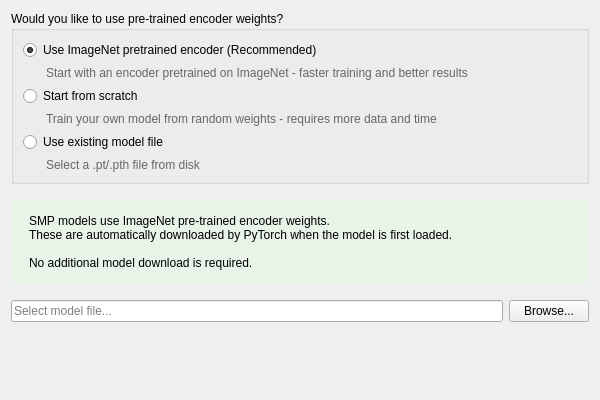
<?xml version="1.0" encoding="UTF-8"?>
<ui version="4.0">
 <class>PretrainedModelPage_SMP</class>
 <widget class="QWizardPage" name="PretrainedModelPage_SMP">
  <property name="geometry">
   <rect>
    <x>0</x>
    <y>0</y>
    <width>600</width>
    <height>400</height>
   </rect>
  </property>
  <property name="title">
   <string>Pre-trained Model Selection</string>
  </property>
  <property name="subTitle">
   <string>Choose how to initialize your SMP model weights.</string>
  </property>
  <layout class="QVBoxLayout" name="mainLayout">
   <property name="spacing">
    <number>15</number>
   </property>
   <item>
    <widget class="QGroupBox" name="modeGroupBox">
     <property name="title">
      <string>Would you like to use pre-trained encoder weights?</string>
     </property>
     <layout class="QVBoxLayout" name="modeLayout">
      <item>
       <widget class="QRadioButton" name="pretrainedRadio">
        <property name="text">
         <string>Use ImageNet pretrained encoder (Recommended)</string>
        </property>
        <property name="checked">
         <bool>true</bool>
        </property>
       </widget>
      </item>
      <item>
       <widget class="QLabel" name="pretrainedDescription">
        <property name="styleSheet">
         <string notr="true">color: #666; margin-left: 20px;</string>
        </property>
        <property name="text">
         <string>Start with an encoder pretrained on ImageNet - faster training and better results</string>
        </property>
       </widget>
      </item>
      <item>
       <widget class="QRadioButton" name="scratchRadio">
        <property name="text">
         <string>Start from scratch</string>
        </property>
       </widget>
      </item>
      <item>
       <widget class="QLabel" name="scratchDescription">
        <property name="styleSheet">
         <string notr="true">color: #666; margin-left: 20px;</string>
        </property>
        <property name="text">
         <string>Train your own model from random weights - requires more data and time</string>
        </property>
       </widget>
      </item>
      <item>
       <widget class="QRadioButton" name="existingRadio">
        <property name="text">
         <string>Use existing model file</string>
        </property>
       </widget>
      </item>
      <item>
       <widget class="QLabel" name="existingDescription">
        <property name="styleSheet">
         <string notr="true">color: #666; margin-left: 20px;</string>
        </property>
        <property name="text">
         <string>Select a .pt/.pth file from disk</string>
        </property>
       </widget>
      </item>
     </layout>
    </widget>
   </item>
   <item>
    <widget class="QLabel" name="smpInfoLabel">
     <property name="styleSheet">
      <string notr="true">QLabel { background-color: #e8f4e8; padding: 15px; border-radius: 5px; }</string>
     </property>
     <property name="text">
      <string>SMP models use ImageNet pre-trained encoder weights.
These are automatically downloaded by PyTorch when the model is first loaded.

No additional model download is required.</string>
     </property>
     <property name="wordWrap">
      <bool>true</bool>
     </property>
    </widget>
   </item>
   <item>
    <widget class="QWidget" name="existingModelWidget" native="true">
     <layout class="QHBoxLayout" name="existingModelLayout">
      <property name="leftMargin">
       <number>0</number>
      </property>
      <property name="topMargin">
       <number>0</number>
      </property>
      <property name="rightMargin">
       <number>0</number>
      </property>
      <property name="bottomMargin">
       <number>0</number>
      </property>
      <item>
       <widget class="QLineEdit" name="existingModelEdit">
        <property name="placeholderText">
         <string>Select model file...</string>
        </property>
       </widget>
      </item>
      <item>
       <widget class="QPushButton" name="browseExistingButton">
        <property name="text">
         <string>Browse...</string>
        </property>
       </widget>
      </item>
     </layout>
    </widget>
   </item>
   <item>
    <spacer name="verticalSpacer">
     <property name="orientation">
      <enum>Qt::Orientation::Vertical</enum>
     </property>
     <property name="sizeHint" stdset="0">
      <size>
       <width>20</width>
       <height>40</height>
      </size>
     </property>
    </spacer>
   </item>
  </layout>
 </widget>
 <resources/>
 <connections/>
</ui>
